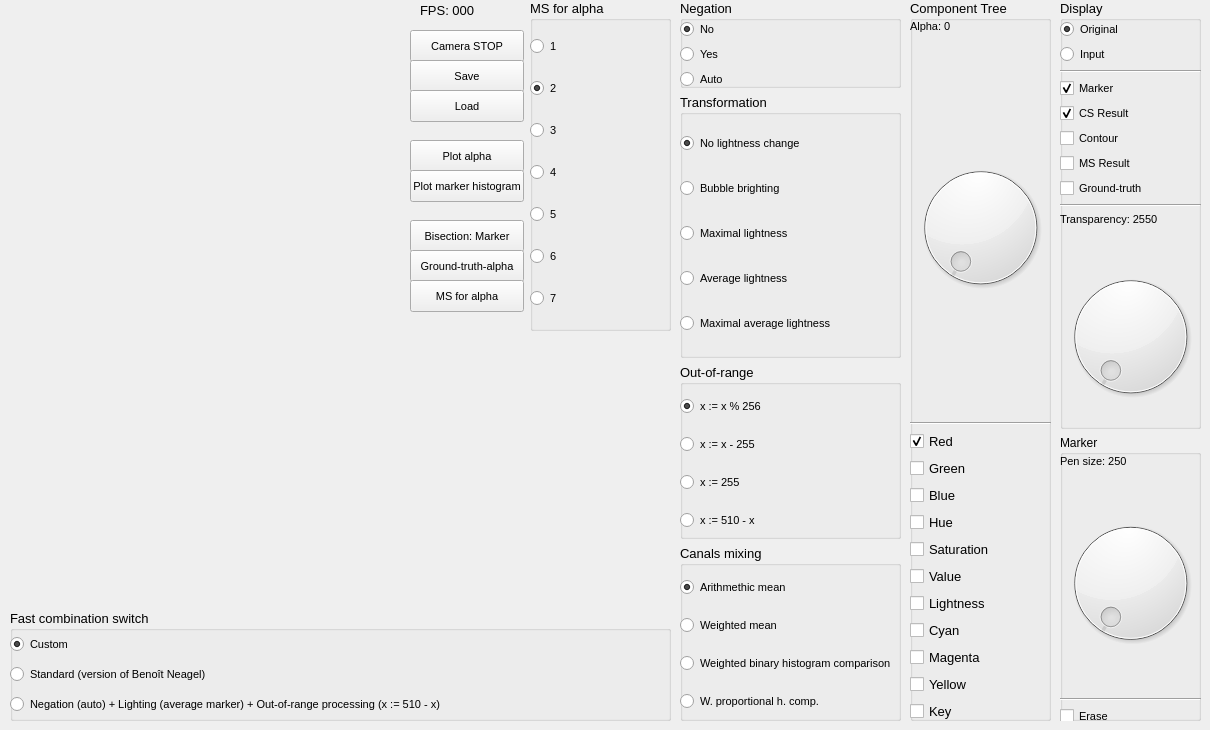
  <widget class="QWidget" name="centralWidget">
   <widget class="QLabel" name="fpsLabel">
    <property name="geometry">
     <rect>
      <x>420</x>
      <y>0</y>
      <width>61</width>
      <height>20</height>
     </rect>
    </property>
    <property name="font">
     <font>
      <pointsize>10</pointsize>
     </font>
    </property>
    <property name="text">
     <string>FPS: 000</string>
    </property>
   </widget>
   <widget class="QWidget" name="verticalLayoutWidget_2">
    <property name="geometry">
     <rect>
      <x>910</x>
      <y>0</y>
      <width>141</width>
      <height>721</height>
     </rect>
    </property>
    <layout class="QVBoxLayout" name="verticalLayout_2">
     <item>
      <widget class="QGroupBox" name="groupBox_3">
       <property name="font">
        <font>
         <pointsize>10</pointsize>
        </font>
       </property>
       <property name="title">
        <string>Component Tree</string>
       </property>
       <widget class="QWidget" name="verticalLayoutWidget_5">
        <property name="geometry">
         <rect>
          <x>0</x>
          <y>20</y>
          <width>141</width>
          <height>711</height>
         </rect>
        </property>
        <layout class="QVBoxLayout" name="verticalLayout_5" stretch="0,1,0,0,0,0,0,0,0,0,0,0,0,0,0">
         <item>
          <widget class="QLabel" name="alphaLabel">
           <property name="font">
            <font>
             <pointsize>8</pointsize>
            </font>
           </property>
           <property name="text">
            <string>Alpha: 0</string>
           </property>
          </widget>
         </item>
         <item>
          <widget class="QDial" name="alphaDial">
           <property name="maximum">
            <number>99999</number>
           </property>
          </widget>
         </item>
         <item>
          <widget class="Line" name="line">
           <property name="orientation">
            <enum>Qt::Horizontal</enum>
           </property>
          </widget>
         </item>
         <item>
          <widget class="QCheckBox" name="redCheckBox">
           <property name="text">
            <string>Red</string>
           </property>
           <property name="checked">
            <bool>true</bool>
           </property>
          </widget>
         </item>
         <item>
          <widget class="QCheckBox" name="greenCheckBox">
           <property name="text">
            <string>Green</string>
           </property>
          </widget>
         </item>
         <item>
          <widget class="QCheckBox" name="blueCheckBox">
           <property name="text">
            <string>Blue</string>
           </property>
          </widget>
         </item>
         <item>
          <widget class="QCheckBox" name="hueCheckBox">
           <property name="text">
            <string>Hue</string>
           </property>
          </widget>
         </item>
         <item>
          <widget class="QCheckBox" name="saturationCheckBox">
           <property name="text">
            <string>Saturation</string>
           </property>
          </widget>
         </item>
         <item>
          <widget class="QCheckBox" name="valueCheckBox">
           <property name="text">
            <string>Value</string>
           </property>
          </widget>
         </item>
         <item>
          <widget class="QCheckBox" name="lightnessCheckBox">
           <property name="text">
            <string>Lightness</string>
           </property>
          </widget>
         </item>
         <item>
          <widget class="QCheckBox" name="cyanCheckBox">
           <property name="text">
            <string>Cyan</string>
           </property>
          </widget>
         </item>
         <item>
          <widget class="QCheckBox" name="magentaCheckBox">
           <property name="text">
            <string>Magenta</string>
           </property>
          </widget>
         </item>
         <item>
          <widget class="QCheckBox" name="yellowCheckBox">
           <property name="text">
            <string>Yellow</string>
           </property>
          </widget>
         </item>
         <item>
          <widget class="QCheckBox" name="keyCheckBox">
           <property name="text">
            <string>Key</string>
           </property>
          </widget>
         </item>
         <item>
          <widget class="Line" name="line_5">
           <property name="orientation">
            <enum>Qt::Horizontal</enum>
           </property>
          </widget>
         </item>
        </layout>
       </widget>
      </widget>
     </item>
    </layout>
   </widget>
   <widget class="QWidget" name="verticalLayoutWidget_3">
    <property name="geometry">
     <rect>
      <x>1060</x>
      <y>0</y>
      <width>141</width>
      <height>721</height>
     </rect>
    </property>
    <layout class="QVBoxLayout" name="verticalLayout_3" stretch="3,2">
     <property name="sizeConstraint">
      <enum>QLayout::SetDefaultConstraint</enum>
     </property>
     <item>
      <widget class="QGroupBox" name="groupBox_2">
       <property name="font">
        <font>
         <pointsize>10</pointsize>
        </font>
       </property>
       <property name="title">
        <string>Display</string>
       </property>
       <widget class="QWidget" name="verticalLayoutWidget">
        <property name="geometry">
         <rect>
          <x>0</x>
          <y>20</y>
          <width>141</width>
          <height>421</height>
         </rect>
        </property>
        <layout class="QVBoxLayout" name="verticalLayout" stretch="0,0,0,0,0,0,0,0,0,0,1">
         <item>
          <widget class="QRadioButton" name="originalRadioButton">
           <property name="font">
            <font>
             <pointsize>8</pointsize>
            </font>
           </property>
           <property name="text">
            <string>Original</string>
           </property>
           <property name="checked">
            <bool>true</bool>
           </property>
          </widget>
         </item>
         <item>
          <widget class="QRadioButton" name="inputRadioButton">
           <property name="font">
            <font>
             <pointsize>8</pointsize>
            </font>
           </property>
           <property name="text">
            <string>Input</string>
           </property>
           <property name="checked">
            <bool>false</bool>
           </property>
          </widget>
         </item>
         <item>
          <widget class="Line" name="line_4">
           <property name="orientation">
            <enum>Qt::Horizontal</enum>
           </property>
          </widget>
         </item>
         <item>
          <widget class="QCheckBox" name="markerCheckbox">
           <property name="font">
            <font>
             <pointsize>8</pointsize>
            </font>
           </property>
           <property name="text">
            <string>Marker</string>
           </property>
           <property name="checked">
            <bool>true</bool>
           </property>
          </widget>
         </item>
         <item>
          <widget class="QCheckBox" name="resultCheckbox">
           <property name="font">
            <font>
             <pointsize>8</pointsize>
            </font>
           </property>
           <property name="text">
            <string>CS Result</string>
           </property>
           <property name="checked">
            <bool>true</bool>
           </property>
          </widget>
         </item>
         <item>
          <widget class="QCheckBox" name="contourCheckbox">
           <property name="font">
            <font>
             <pointsize>8</pointsize>
            </font>
           </property>
           <property name="text">
            <string>Contour</string>
           </property>
          </widget>
         </item>
         <item>
          <widget class="QCheckBox" name="meaningulScalesCheckBox">
           <property name="font">
            <font>
             <pointsize>8</pointsize>
            </font>
           </property>
           <property name="text">
            <string>MS Result</string>
           </property>
          </widget>
         </item>
         <item>
          <widget class="QCheckBox" name="groundTruthCheckBox">
           <property name="font">
            <font>
             <pointsize>8</pointsize>
            </font>
           </property>
           <property name="text">
            <string>Ground-truth</string>
           </property>
          </widget>
         </item>
         <item>
          <widget class="Line" name="line_6">
           <property name="orientation">
            <enum>Qt::Horizontal</enum>
           </property>
          </widget>
         </item>
         <item>
          <widget class="QLabel" name="transparencyLabel">
           <property name="font">
            <font>
             <pointsize>8</pointsize>
            </font>
           </property>
           <property name="text">
            <string>Transparency: 2550</string>
           </property>
          </widget>
         </item>
         <item>
          <widget class="QDial" name="transparencyDial">
           <property name="maximum">
            <number>255</number>
           </property>
          </widget>
         </item>
        </layout>
       </widget>
      </widget>
     </item>
     <item>
      <widget class="QGroupBox" name="groupBox_4">
       <property name="title">
        <string>Marker</string>
       </property>
       <property name="flat">
        <bool>false</bool>
       </property>
       <widget class="QWidget" name="verticalLayoutWidget_6">
        <property name="geometry">
         <rect>
          <x>0</x>
          <y>20</y>
          <width>141</width>
          <height>271</height>
         </rect>
        </property>
        <layout class="QVBoxLayout" name="verticalLayout_6" stretch="0,1,0,0">
         <item>
          <widget class="QLabel" name="penSizeLabel">
           <property name="font">
            <font>
             <pointsize>8</pointsize>
            </font>
           </property>
           <property name="text">
            <string>Pen size: 250</string>
           </property>
          </widget>
         </item>
         <item>
          <widget class="QDial" name="penSizeDial">
           <property name="minimum">
            <number>1</number>
           </property>
           <property name="maximum">
            <number>25</number>
           </property>
          </widget>
         </item>
         <item>
          <widget class="Line" name="line_2">
           <property name="orientation">
            <enum>Qt::Horizontal</enum>
           </property>
          </widget>
         </item>
         <item>
          <widget class="QCheckBox" name="eraseCheckbox">
           <property name="font">
            <font>
             <pointsize>8</pointsize>
            </font>
           </property>
           <property name="text">
            <string>Erase</string>
           </property>
          </widget>
         </item>
        </layout>
       </widget>
      </widget>
     </item>
    </layout>
   </widget>
   <widget class="QWidget" name="verticalLayoutWidget_4">
    <property name="geometry">
     <rect>
      <x>680</x>
      <y>0</y>
      <width>221</width>
      <height>721</height>
     </rect>
    </property>
    <layout class="QVBoxLayout" name="verticalLayout_4" stretch="1,3,2,2">
     <item>
      <widget class="QGroupBox" name="groupBox_5">
       <property name="font">
        <font>
         <pointsize>10</pointsize>
        </font>
       </property>
       <property name="title">
        <string>Negation</string>
       </property>
       <widget class="QWidget" name="verticalLayoutWidget_8">
        <property name="geometry">
         <rect>
          <x>0</x>
          <y>20</y>
          <width>221</width>
          <height>71</height>
         </rect>
        </property>
        <layout class="QVBoxLayout" name="verticalLayout_8">
         <item>
          <widget class="QRadioButton" name="noNegationRadioButton">
           <property name="font">
            <font>
             <pointsize>8</pointsize>
            </font>
           </property>
           <property name="text">
            <string>No</string>
           </property>
           <property name="checked">
            <bool>true</bool>
           </property>
          </widget>
         </item>
         <item>
          <widget class="QRadioButton" name="negationRadioButton">
           <property name="font">
            <font>
             <pointsize>8</pointsize>
            </font>
           </property>
           <property name="text">
            <string>Yes</string>
           </property>
          </widget>
         </item>
         <item>
          <widget class="QRadioButton" name="autoNegationRadioButton">
           <property name="font">
            <font>
             <pointsize>8</pointsize>
            </font>
           </property>
           <property name="text">
            <string>Auto</string>
           </property>
          </widget>
         </item>
        </layout>
       </widget>
      </widget>
     </item>
     <item>
      <widget class="QGroupBox" name="groupBox">
       <property name="font">
        <font>
         <pointsize>10</pointsize>
        </font>
       </property>
       <property name="title">
        <string>Transformation</string>
       </property>
       <widget class="QWidget" name="verticalLayoutWidget_7">
        <property name="geometry">
         <rect>
          <x>0</x>
          <y>20</y>
          <width>221</width>
          <height>241</height>
         </rect>
        </property>
        <layout class="QVBoxLayout" name="verticalLayout_7" stretch="0,0,0,0,0">
         <item>
          <widget class="QRadioButton" name="noChangeLightnessRadioButton">
           <property name="font">
            <font>
             <pointsize>8</pointsize>
            </font>
           </property>
           <property name="text">
            <string>No lightness change</string>
           </property>
           <property name="checked">
            <bool>true</bool>
           </property>
          </widget>
         </item>
         <item>
          <widget class="QRadioButton" name="bubbleBrightingRadioButton">
           <property name="font">
            <font>
             <pointsize>8</pointsize>
            </font>
           </property>
           <property name="text">
            <string>Bubble brighting</string>
           </property>
          </widget>
         </item>
         <item>
          <widget class="QRadioButton" name="maximalLightnessRadioButton">
           <property name="font">
            <font>
             <pointsize>8</pointsize>
            </font>
           </property>
           <property name="text">
            <string>Maximal lightness</string>
           </property>
          </widget>
         </item>
         <item>
          <widget class="QRadioButton" name="averageLightnessRadioButton">
           <property name="font">
            <font>
             <pointsize>8</pointsize>
            </font>
           </property>
           <property name="text">
            <string>Average lightness</string>
           </property>
          </widget>
         </item>
         <item>
          <widget class="QRadioButton" name="maximalAverageLightnessRadioButton">
           <property name="font">
            <font>
             <pointsize>8</pointsize>
            </font>
           </property>
           <property name="text">
            <string>Maximal average lightness</string>
           </property>
          </widget>
         </item>
        </layout>
       </widget>
      </widget>
     </item>
     <item>
      <widget class="QGroupBox" name="groupBox_6">
       <property name="font">
        <font>
         <pointsize>10</pointsize>
        </font>
       </property>
       <property name="title">
        <string>Out-of-range</string>
       </property>
       <widget class="QWidget" name="verticalLayoutWidget_9">
        <property name="geometry">
         <rect>
          <x>0</x>
          <y>20</y>
          <width>221</width>
          <height>161</height>
         </rect>
        </property>
        <layout class="QVBoxLayout" name="verticalLayout_9">
         <item>
          <widget class="QRadioButton" name="noOOPProcessing">
           <property name="font">
            <font>
             <pointsize>8</pointsize>
            </font>
           </property>
           <property name="text">
            <string>x := x % 256</string>
           </property>
           <property name="checked">
            <bool>true</bool>
           </property>
          </widget>
         </item>
         <item>
          <widget class="QRadioButton" name="oorARadioButton">
           <property name="font">
            <font>
             <pointsize>8</pointsize>
            </font>
           </property>
           <property name="text">
            <string>x := x - 255</string>
           </property>
          </widget>
         </item>
         <item>
          <widget class="QRadioButton" name="oorBRadioButton">
           <property name="font">
            <font>
             <pointsize>8</pointsize>
            </font>
           </property>
           <property name="text">
            <string>x := 255</string>
           </property>
          </widget>
         </item>
         <item>
          <widget class="QRadioButton" name="oorFRadioButton">
           <property name="font">
            <font>
             <pointsize>8</pointsize>
            </font>
           </property>
           <property name="text">
            <string>x := 510 - x</string>
           </property>
          </widget>
         </item>
        </layout>
       </widget>
      </widget>
     </item>
     <item>
      <widget class="QGroupBox" name="groupBox_8">
       <property name="font">
        <font>
         <pointsize>10</pointsize>
        </font>
       </property>
       <property name="title">
        <string>Canals mixing</string>
       </property>
       <widget class="QWidget" name="verticalLayoutWidget_11">
        <property name="geometry">
         <rect>
          <x>0</x>
          <y>20</y>
          <width>221</width>
          <height>161</height>
         </rect>
        </property>
        <layout class="QVBoxLayout" name="verticalLayout_11">
         <item>
          <widget class="QRadioButton" name="arithmeticMeanRadioButton">
           <property name="font">
            <font>
             <pointsize>8</pointsize>
            </font>
           </property>
           <property name="text">
            <string>Arithmethic mean</string>
           </property>
           <property name="checked">
            <bool>true</bool>
           </property>
          </widget>
         </item>
         <item>
          <widget class="QRadioButton" name="weightedMeanRadioButton">
           <property name="font">
            <font>
             <pointsize>8</pointsize>
            </font>
           </property>
           <property name="text">
            <string>Weighted mean</string>
           </property>
          </widget>
         </item>
         <item>
          <widget class="QRadioButton" name="weightedBinaryHistogramRadioButton">
           <property name="font">
            <font>
             <pointsize>8</pointsize>
            </font>
           </property>
           <property name="text">
            <string>Weighted binary histogram comparison</string>
           </property>
          </widget>
         </item>
         <item>
          <widget class="QRadioButton" name="weightedAverageDifferenceRradioButton">
           <property name="font">
            <font>
             <pointsize>8</pointsize>
            </font>
           </property>
           <property name="text">
            <string>W. proportional h. comp.</string>
           </property>
          </widget>
         </item>
        </layout>
       </widget>
      </widget>
     </item>
    </layout>
   </widget>
   <widget class="QGroupBox" name="groupBox_7">
    <property name="geometry">
     <rect>
      <x>10</x>
      <y>610</y>
      <width>661</width>
      <height>111</height>
     </rect>
    </property>
    <property name="font">
     <font>
      <pointsize>10</pointsize>
     </font>
    </property>
    <property name="title">
     <string>Fast combination switch</string>
    </property>
    <widget class="QWidget" name="verticalLayoutWidget_10">
     <property name="geometry">
      <rect>
       <x>0</x>
       <y>20</y>
       <width>661</width>
       <height>91</height>
      </rect>
     </property>
     <layout class="QVBoxLayout" name="verticalLayout_10">
      <item>
       <widget class="QRadioButton" name="fastSwitchCustomRadioButton">
        <property name="font">
         <font>
          <pointsize>8</pointsize>
         </font>
        </property>
        <property name="text">
         <string>Custom</string>
        </property>
        <property name="checked">
         <bool>true</bool>
        </property>
       </widget>
      </item>
      <item>
       <widget class="QRadioButton" name="fastSwitch1RadioButton">
        <property name="font">
         <font>
          <pointsize>8</pointsize>
         </font>
        </property>
        <property name="text">
         <string>Standard (version of Benoît Neagel)</string>
        </property>
       </widget>
      </item>
      <item>
       <widget class="QRadioButton" name="fastSwitch2RadioButton">
        <property name="font">
         <font>
          <pointsize>8</pointsize>
         </font>
        </property>
        <property name="text">
         <string>Negation (auto) + Lighting (average marker) + Out-of-range processing (x := 510 - x)</string>
        </property>
       </widget>
      </item>
     </layout>
    </widget>
   </widget>
   <widget class="QPushButton" name="cameraStartStopPushButton">
    <property name="geometry">
     <rect>
      <x>410</x>
      <y>30</y>
      <width>114</width>
      <height>32</height>
     </rect>
    </property>
    <property name="font">
     <font>
      <pointsize>8</pointsize>
     </font>
    </property>
    <property name="text">
     <string>Camera STOP</string>
    </property>
   </widget>
   <widget class="QPushButton" name="savePushButton">
    <property name="geometry">
     <rect>
      <x>410</x>
      <y>60</y>
      <width>114</width>
      <height>32</height>
     </rect>
    </property>
    <property name="font">
     <font>
      <pointsize>8</pointsize>
     </font>
    </property>
    <property name="text">
     <string>Save</string>
    </property>
   </widget>
   <widget class="QPushButton" name="loadPushButton">
    <property name="geometry">
     <rect>
      <x>410</x>
      <y>90</y>
      <width>114</width>
      <height>32</height>
     </rect>
    </property>
    <property name="font">
     <font>
      <pointsize>8</pointsize>
     </font>
    </property>
    <property name="text">
     <string>Load</string>
    </property>
   </widget>
   <widget class="QPushButton" name="bisectionPushButton">
    <property name="geometry">
     <rect>
      <x>410</x>
      <y>220</y>
      <width>114</width>
      <height>32</height>
     </rect>
    </property>
    <property name="font">
     <font>
      <pointsize>8</pointsize>
     </font>
    </property>
    <property name="text">
     <string>Bisection: Marker</string>
    </property>
   </widget>
   <widget class="Plot" name="plotWidget" native="true">
    <property name="geometry">
     <rect>
      <x>10</x>
      <y>330</y>
      <width>661</width>
      <height>281</height>
     </rect>
    </property>
   </widget>
   <widget class="QPushButton" name="plotAlphaButton">
    <property name="geometry">
     <rect>
      <x>410</x>
      <y>140</y>
      <width>114</width>
      <height>32</height>
     </rect>
    </property>
    <property name="font">
     <font>
      <pointsize>8</pointsize>
     </font>
    </property>
    <property name="text">
     <string>Plot alpha</string>
    </property>
   </widget>
   <widget class="QPushButton" name="plotMarkerHistogramPushButton">
    <property name="geometry">
     <rect>
      <x>410</x>
      <y>170</y>
      <width>114</width>
      <height>32</height>
     </rect>
    </property>
    <property name="font">
     <font>
      <pointsize>8</pointsize>
     </font>
    </property>
    <property name="text">
     <string>Plot marker histogram</string>
    </property>
   </widget>
   <widget class="QPushButton" name="bisectionWithGroundTruthPushButton">
    <property name="geometry">
     <rect>
      <x>410</x>
      <y>250</y>
      <width>114</width>
      <height>32</height>
     </rect>
    </property>
    <property name="font">
     <font>
      <pointsize>8</pointsize>
     </font>
    </property>
    <property name="text">
     <string>Ground-truth-alpha</string>
    </property>
   </widget>
   <widget class="QGroupBox" name="groupBox_9">
    <property name="geometry">
     <rect>
      <x>530</x>
      <y>0</y>
      <width>141</width>
      <height>331</height>
     </rect>
    </property>
    <property name="font">
     <font>
      <pointsize>10</pointsize>
     </font>
    </property>
    <property name="title">
     <string>MS for alpha</string>
    </property>
    <widget class="QWidget" name="verticalLayoutWidget_12">
     <property name="geometry">
      <rect>
       <x>0</x>
       <y>20</y>
       <width>141</width>
       <height>311</height>
      </rect>
     </property>
     <layout class="QVBoxLayout" name="verticalLayout_12">
      <item>
       <widget class="QRadioButton" name="msIndicator1RadioButton">
        <property name="font">
         <font>
          <pointsize>8</pointsize>
         </font>
        </property>
        <property name="text">
         <string>1</string>
        </property>
       </widget>
      </item>
      <item>
       <widget class="QRadioButton" name="msIndicator2RadioButton">
        <property name="font">
         <font>
          <pointsize>8</pointsize>
         </font>
        </property>
        <property name="text">
         <string>2</string>
        </property>
        <property name="checked">
         <bool>true</bool>
        </property>
       </widget>
      </item>
      <item>
       <widget class="QRadioButton" name="msIndicator3RadioButton">
        <property name="font">
         <font>
          <pointsize>8</pointsize>
         </font>
        </property>
        <property name="text">
         <string>3</string>
        </property>
       </widget>
      </item>
      <item>
       <widget class="QRadioButton" name="msIndicator4RadioButton">
        <property name="font">
         <font>
          <pointsize>8</pointsize>
         </font>
        </property>
        <property name="text">
         <string>4</string>
        </property>
       </widget>
      </item>
      <item>
       <widget class="QRadioButton" name="msIndicator5RadioButton">
        <property name="font">
         <font>
          <pointsize>8</pointsize>
         </font>
        </property>
        <property name="text">
         <string>5</string>
        </property>
       </widget>
      </item>
      <item>
       <widget class="QRadioButton" name="msIndicator6RadioButton">
        <property name="font">
         <font>
          <pointsize>8</pointsize>
         </font>
        </property>
        <property name="text">
         <string>6</string>
        </property>
       </widget>
      </item>
      <item>
       <widget class="QRadioButton" name="msIndicator7RadioButton">
        <property name="font">
         <font>
          <pointsize>8</pointsize>
         </font>
        </property>
        <property name="text">
         <string>7</string>
        </property>
       </widget>
      </item>
     </layout>
    </widget>
   </widget>
   <widget class="QPushButton" name="msForAlphaPushButton">
    <property name="geometry">
     <rect>
      <x>410</x>
      <y>280</y>
      <width>114</width>
      <height>32</height>
     </rect>
    </property>
    <property name="font">
     <font>
      <pointsize>8</pointsize>
     </font>
    </property>
    <property name="text">
     <string>MS for alpha</string>
    </property>
   </widget>
  </widget>
